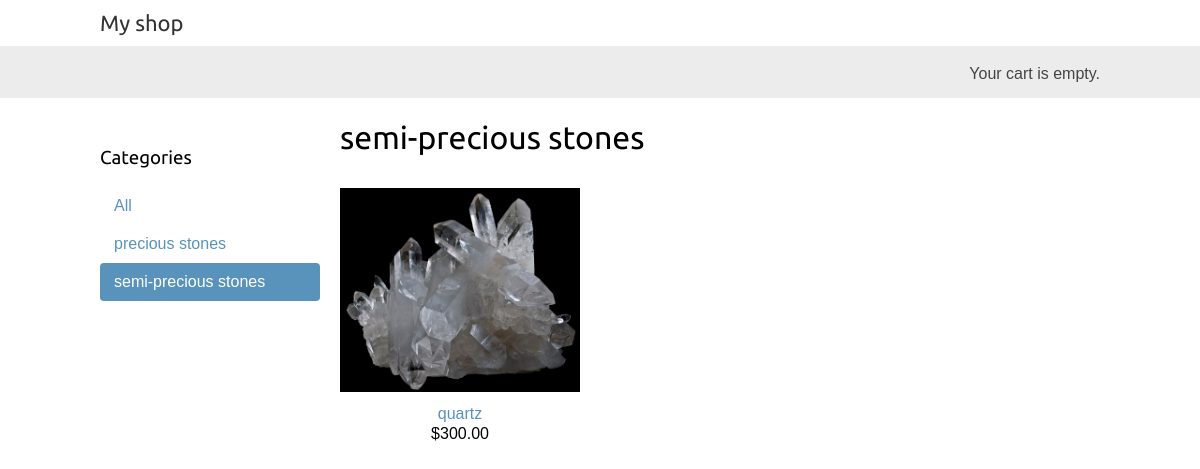
Screenshot of /en/semi-precious-stones/ with the database file from the repository.
### shop/models.py (models this page shows, shortened)
class Category(models.Model):
    name = models.CharField(max_length=200)
    slug = models.SlugField(max_length=200,
                            unique=True)
    class Meta:
        ordering = ['name']
        indexes = [
            models.Index(fields=['name']),
        ]
        verbose_name = 'category'
        verbose_name_plural = 'categories'
    def get_absolute_url(self):
        return reverse('shop:product_list_by_category',
                       args=[self.slug])

class Product(models.Model):
    category = models.ForeignKey(Category,
                                 related_name='products',
                                 on_delete=models.CASCADE)
    name = models.CharField(max_length=200)
    slug = models.SlugField(max_length=200)
    image = models.ImageField(upload_to='products/%Y/%m/%d',
                              blank=True)
    description = models.TextField(blank=True)
    price = models.DecimalField(max_digits=10,
                                decimal_places=2)
    available = models.BooleanField(default=True)
    created = models.DateTimeField(auto_now_add=True)
    updated = models.DateTimeField(auto_now=True)
    class Meta:
        ordering = ['name']
        indexes = [
            models.Index(fields=['id', 'slug']),
            models.Index(fields=['name']),
            models.Index(fields=['-created']),
        ]
    def get_absolute_url(self):
        return reverse('shop:product_detail',
                       args=[self.id, self.slug])

### shop/views.py (the view)
# urls.py: path('', views.product_list, name='product_list'),
def product_list(request, category_slug=None):
    category = None
    categories = Category.objects.all()
    products = Product.objects.filter(available=True)
    if category_slug:
        category = get_object_or_404(Category, slug=category_slug)
        products = Product.objects.filter(category=category)
    return render(request,
                  'shop/product/list.html',
                  {'category': category,
                   'categories': categories,
                   'products': products})

### cart/cart.py (called while the page is built)
    def __len__(self):
        return sum(item['quantity'] for item in self.cart.values())

### cart/context_processors.py (called while the page is built)
def cart(request):
    return {'cart': Cart(request)}

### shop/templates/shop/product/list.html (shortened to what this page needs)
{% extends "shop/base.html" %}
{% load i18n %}
{% load static %}
{% block content %}
    <div id="sidebar">
        <h3>{% trans "Categories" %}</h3>
        <ul>
            <li {% if not category %}class="selected"{% endif %}>
                <a href="{% url "shop:product_list" %}">{% trans "All" %}</a>
            </li>
            {% for c in categories %}
                <li {% if category.slug == c.slug %}class="selected"{% endif %}>
                    <a href="{{ c.get_absolute_url }}">{{ c.name }}</a>
                </li>
            {% endfor %}
        </ul>
    </div>
    <div id="main" class="product-list">
        <h1>{% if category %}{{ category.name }}{% else %}
            {% trans "Products" %}{% endif %}</h1>
        {% for product in products %}
            <div class="item">
                <a href="{{ product.get_absolute_url }}">
                    <img src="
                            {% if product.image %}{{ product.image.url }}{% else %}{% static "img/no_image.png" %}{% endif %}">
                </a>
                <a href="{{ product.get_absolute_url }}">{{ product.name }}</a>
                <br>
                ${{ product.price }}
            </div>
        {% endfor %}
    </div>
{% endblock %}

### shop/static/css/base.css (style rules this page uses)
body { margin:0; padding:0; font-family:helvetica, sans-serif; }
h1, h2, h3, h4, h5 , h6 { font-family: 'Ubuntu', sans-serif; font-weight:normal; }
a { text-decoration:none; color:#5993bb; }
#sidebar { width:220px; padding:30px 20px 0 0; float:left; }
#sidebar ul { margin:0; padding:0; }
#sidebar ul li { margin:0; list-style:none; padding:10px 14px; }
#sidebar ul li a { display:block; }
#sidebar ul li.selected { background:#5993bb; border-radius:4px; }
#sidebar ul li.selected a { color:#fff; }
#main { float:left; width: 96%; margin-right:-220px; overflow:hidden; }
.product-list .item { width:25%; padding:10px 20px 10px 0; float:left; text-align:center; line-height:1.2; }
.product-list .item img { width:100%; margin-bottom:8px; }

### rows the page displays
Category: name "precious stones"
Category: name "semi-precious stones"
Product: image (picture), name "quartz", price "300.00"
